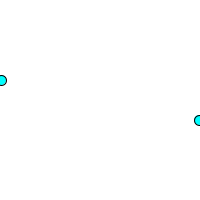
Frame 1 (no input)
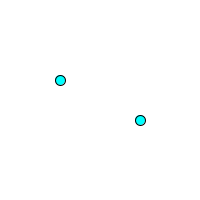
Frame 60 (the mouse pressed at the canvas centre just before this capture)
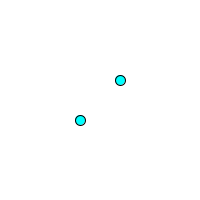
Frame 120 (the mouse held since frame 60 and released just before this capture)

The Processing sketch that drew these frames (run headless with seeded random() and noise(); from frame 60 on, the mouse is pressed at the canvas centre):

// Processing sketch: processing_89864
// ── processing_89864.pde

int x=0, speedX=1;

void setup()
{
  size(200,200);
  drawEllipse();
  fillShape();
}

void draw()
{
  drawEllipse();
  fillShape();
}

void drawEllipse()
{
  background(255);
  ellipse(x,height/2-20,10,10);
  ellipse((width-x),height/2+20,10,10);
  x=x+speedX;
  if(x>width||x<0)
  {
    speedX=speedX*-1;
  }
}

void fillShape()
{
  fill(0,255,255);
}
